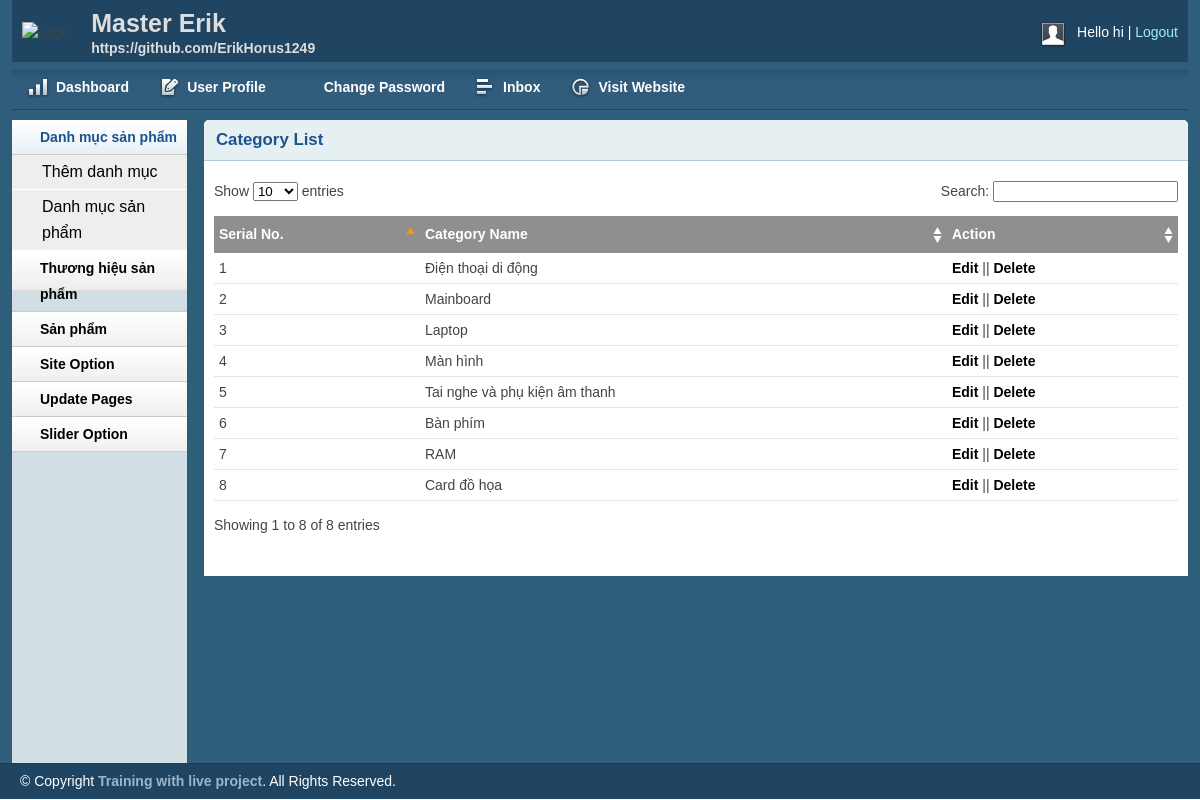
The app's page /admin/catlist.php (signed in) with its own data.
### tables this page shows
CREATE TABLE `tbl_category` (
  `catId` int(11) NOT NULL,
  `catName` varchar(255) NOT NULL
);

### lib/database.php (called while the page is built, shortened)
 <?php
Class Database{
	public $host = "localhost";
	public $user = "root";
	public $pass = "";
	public $dbname = "Web_MVC";
	public $link;
private function connectDB(){
	$this->link = new mysqli($this->host, $this->user, $this->pass,
	$this->dbname);
}
public function select($query){
	$result = $this->link->query($query) or
	die($this->link->error.__LINE__);
	if($result->num_rows > 0){
	return $result;
	} else {
	return false;
	}
}
}
?>

### classes/category.php (called while the page is built, shortened)
<?php
	$filepath = realpath(dirname(__FILE__));
	include_once $filepath.'/../lib/database.php';
?>
<?php
	class category
	{
		private $db;
		public function __construct()
		{
			$this->db = new Database();
		}
		public function show_category(){
			$query = "SELECT  * FROM  tbl_category order by catID desc ";
			$result = $this->db->select($query);
			return $result;
		}
	}
?>

### admin/catlist.php (the view, shortened to what this page needs)
<?php include 'inc/header.php';?>
<?php include 'inc/sidebar.php';?>
<?php include '../classes/category.php' ?>
<?php
    $cat = new category();
 ?>
        <div class="grid_10">
            <div class="box round first grid">
                <h2>Category List</h2>
                <div class="block">
                <span><?php
                 ?></span>
                    <table class="data display datatable" id="example">
					<thead>
						<tr>
							<th>Serial No.</th>
							<th>Category Name</th>
							<th>Action</th>
						</tr>
					</thead>
					<tbody>
						<?php
							$show_cate = $cat->show_category();
							if($show_cate){
								$i = 0;
								while($result = $show_cate->fetch_assoc()){
									$i++;
						 ?>
						<tr class="odd gradeX">
							<td><?php echo $i ?></td>
							<td><?php echo $result['catName'] ?></td>
							<td><a href="catedit.php?catid=<?php echo $result['catId'] ?>">Edit</a> || <a onclick = "return confirm('Bạn có muốn xóa ?')"href="?delid=<?php echo $result['catId'] ?>">Delete</a></td>
						</tr>
						<?php
						}
							}
						 ?>
					</tbody>
				</table>
               </div>
            </div>
        </div>
<?php include 'inc/footer.php';?>

### admin/css/text.css (style rules this page uses)
body { font: 13px/1.5 Tahoma, Helvetica, Arial, 'Liberation Sans', FreeSans, sans-serif; }
h2 { font-size: 23px; }
p, dl, hr, h1, h2, h3, h4, h5, h6, ol, ul, pre, table, address, fieldset { margin-bottom: 20px; }

### admin/css/grid.css (style rules this page uses)
.grid_1, .grid_2, .grid_3, .grid_4, .grid_5, .grid_6, .grid_7, .grid_8, .grid_9, .grid_10, .grid_11, .grid_12, .grid_13, .grid_14, .grid_15, .grid_16 { display: inline; float: left; margin-left: 1%; margin-right: 1%; }
.container_12 .grid_10 { width: 81.333%; }

### admin/css/layout.css (style rules this page uses)
body { background: #fff none repeat scroll 0 0; color: #444; font-size: 14px; padding: 0; }
a { color: #000; font-weight:bold; text-decoration: none; }
h1, h2, h3, h4, h5, h6 { line-height:1.2em; margin-bottom:.3em; }
h2 { margin-top:1em; }
.box { background:#fff; margin-bottom:20px; padding:10px 10px 10px 10px; margin-left:-8px; }
.box.grid { padding-bottom:40px; }
.box.round { -moz-border-radius: 5px 5px 0px 0px; -webkit-border-radius: 5px 5px 0px 0px; border-radius: 5px 5px 0px 0px; }
.box h2 { font-size:1.2em; font-weight:bold; color:#1B548D; background:#E6F0F3; margin:-10px -10px 0 -10px; padding:10px 12px; border-bottom:1px solid #B3CBD6; -moz-border-radius: 5px 5px 0px 0px; -webkit-border-radius: 5px 5px 0px 0px; border-radius: 5px 5px 0px 0px; }
.box.first { min-height: 406px; }
.block { padding-top:20px; }
.block { padding-bottom:1px; }
table.display { margin: 0 auto; clear: both; width: 100%; }
.sorting_asc { background: #8f8f8f url(../img/table/sort_asc.png) no-repeat center right; padding:8px 5px; text-align:left; color:#fff; }
.sorting { background:#8f8f8f url(../img/table/sort_both.png) no-repeat center right; padding:8px 5px; text-align:left; color:#fff; }
tr.odd { height: 30px; line-height: 30px; border-bottom:1px solid #e6e6e6; }
tr.even { height: 30px; line-height: 30px; border-bottom:1px solid #e6e6e6; }
tr.odd td, tr.even td { padding-left:5px; }

### records on screen
tbl_category: catName "Điện thoại di động"
tbl_category: catName "Mainboard"
tbl_category: catName "Laptop"
tbl_category: catName "Màn hình"
tbl_category: catName "Tai nghe và phụ kiện âm thanh"
tbl_category: catName "Bàn phím"
tbl_category: catName "RAM"
tbl_category: catName "Card đồ họa"

### other values on screen
Session::get('adminName') "hi"
